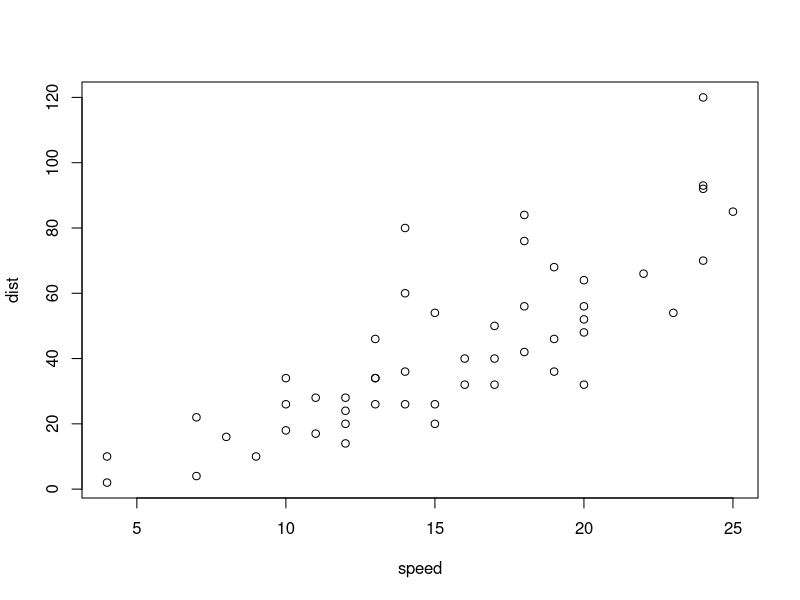
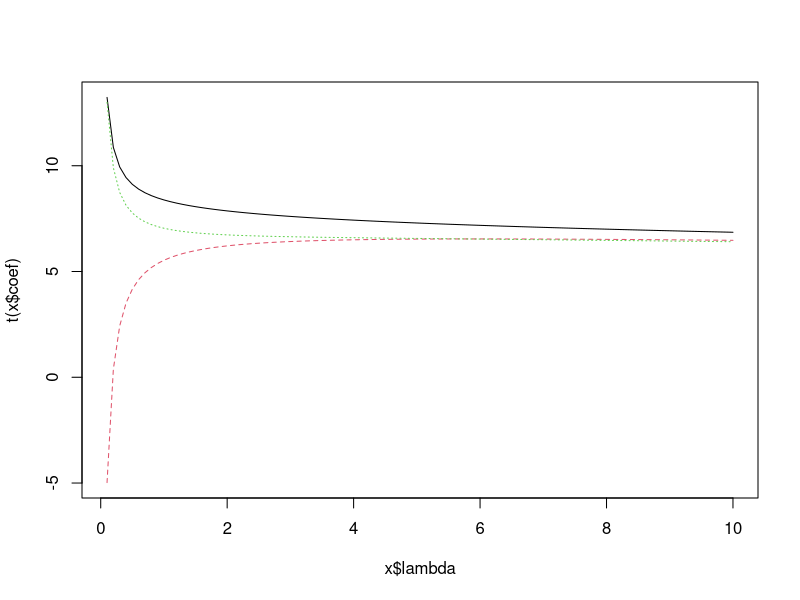
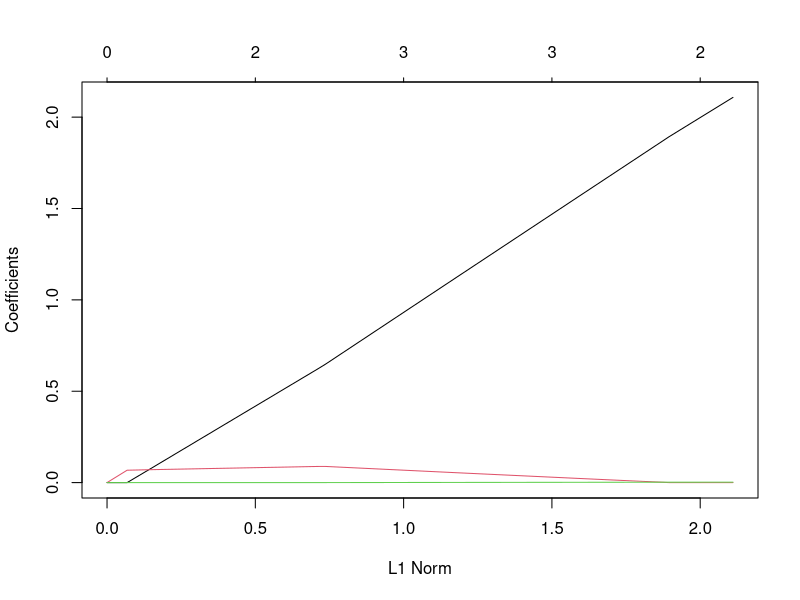
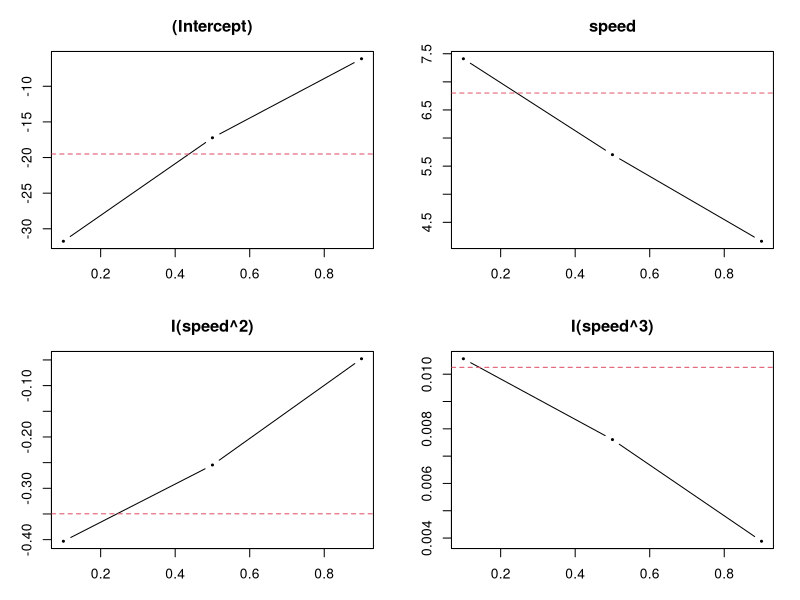

Source code (R) for these figures, in order:
## ---- chunk 1
library(knitr)
opts_chunk$set(cache=TRUE)

library(ggplot2) # графики
library(glmnet) # LASSO
library(car) # compute vif()
library(MASS) # ridge regression
library(quantreg) # quantile regression
# install.packages("glmnet") # может быть нужно установить пакеты...
## ---- chunk 2
h <- cars
plot(h)
## ---- chunk 3
m.poly3 <- lm(dist~speed+I(speed^2)+I(speed^3),data=h)
## ---- chunk 4
summary(m.poly3)
## ---- chunk 5
X <- model.matrix(~0+speed+I(speed^2)+I(speed^3),data=h)
cor(X)
## ---- chunk 6
X <- model.matrix(~speed+I(speed^2)+I(speed^3),data=h)
XX <- t(X) %*% X
eigen <- eigen(XX)
eigen$values
CI <- sqrt(max(eigen$values)/min(eigen$values))
CI
## ---- chunk 7
vif(m.poly3)
## ---- chunk 8
m.vif1 <- lm(speed~I(speed^2)+I(speed^3),data=h)
r2.1 <- summary(m.vif1)$r.squared
vif1 <- 1/(1-r2.1)
vif1
## ---- chunk 9
vcov(m.poly3)
## ---- chunk 10
new <- data.frame(speed=10)
predict(m.poly3,newdata=new,interval='confidence')
## ---- chunk 11
h$spc <- h$speed - mean(h$speed)
m.poly3c <- lm(dist~spc+I(spc^2)+I(spc^3),data=h)
summary(m.poly3c)
## ---- chunk 12
vcov(m.poly3c)
## ---- chunk 13
new$spc <- 10 - mean(h$speed)
predict(m.poly3c,newdata=new,interval='confidence')
## ---- chunk 14
m.line <- lm(dist~speed,data=h)
summary(m.line)
## ---- chunk 15
lambdas <- seq(0.1,10,by=0.1) # для этих лямбд будем делать RR
m.rr <- lm.ridge(dist~speed+I(speed^2)+I(speed^3),lambda=lambdas,data=h)
## ---- chunk 16
head(coef(m.rr))
plot(m.rr)
## ---- chunk 17
m.rr$kHKB # оценка Hoerl, Kennard and Baldwin
m.rr$kLW # оценка Lawless and Wang 
## ---- chunk 18
X <- model.matrix(~0+speed+I(speed^2)+I(speed^3),data=cars)
y <- h$dist
fit <- glmnet(X,y)
plot(fit)
## ---- chunk 19
head(fit$lambda) # вектор лямбд
head(fit$a0) # вектор оценок свободных коэффициентов
## ---- chunk 20
fit$beta[,1:5] # покажем только первые 5
## ---- chunk 21
cv.fit <- cv.glmnet(X,y)
cv.fit$lambda.min
## ---- chunk 22
m.poly3q <- rq(dist~speed+I(speed^2)+I(speed^3),data=h,tau=c(0.1,0.5,0.9))
plot(m.poly3q)
## ---- chunk 23
summary(m.poly3q,se='boot')
## ---- chunk 24
# стащить из коэнкэра клёвый график :)
